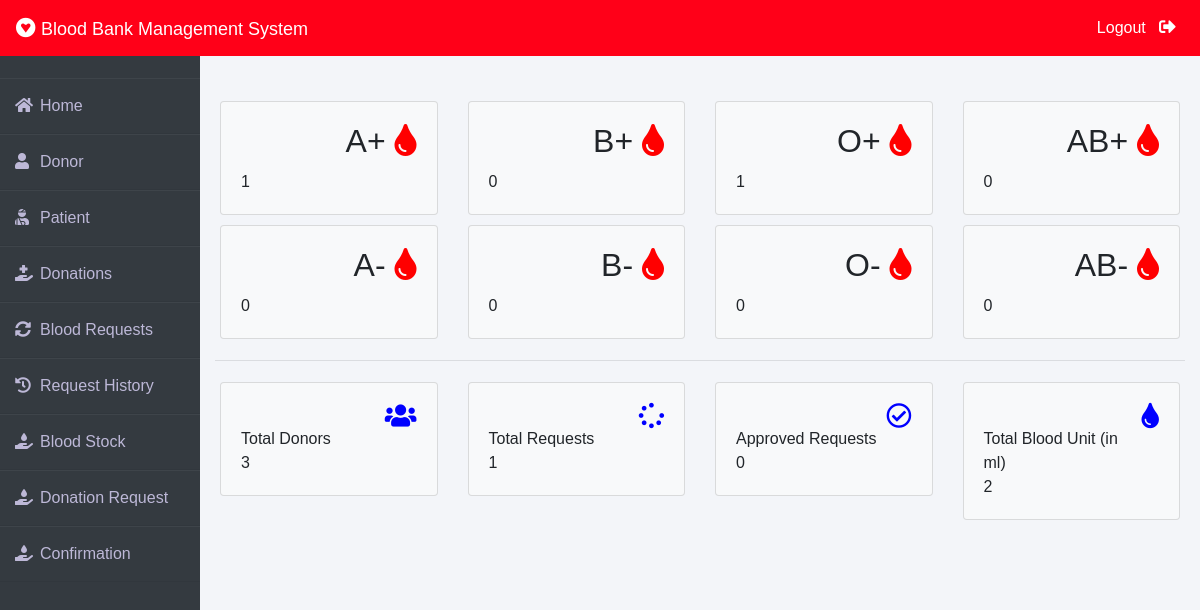
Before: /admin-dashboard (signed in) with the older database file.
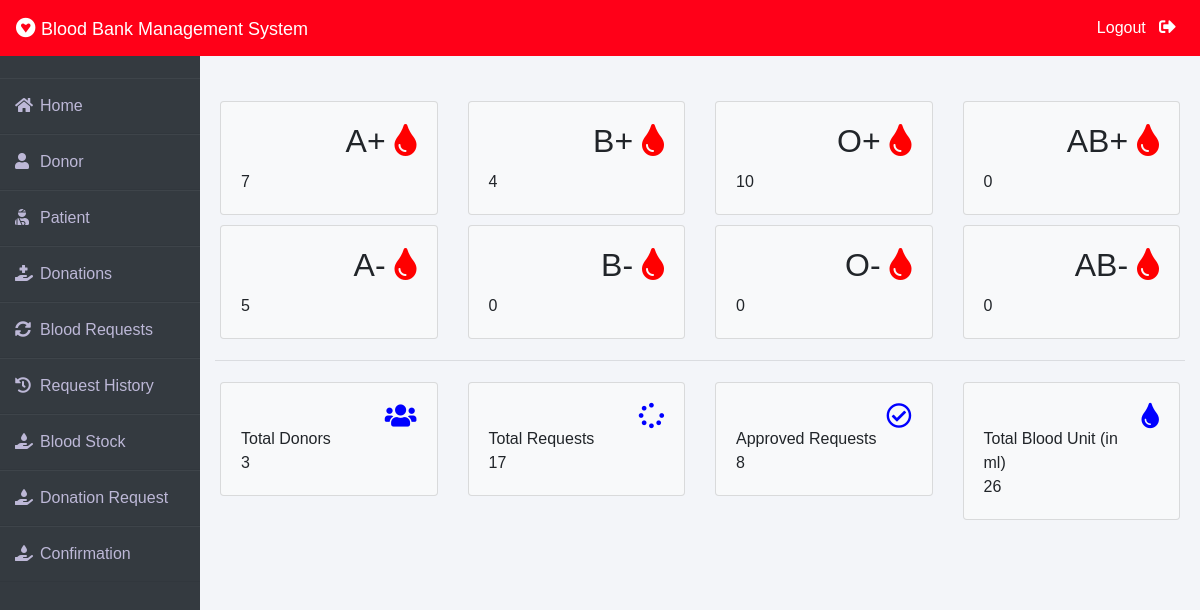
After: the same page with the newer database file.
### blood/models.py (models this page shows, shortened)
class Stock(models.Model):
    bloodgroup = models.CharField(max_length=5, choices=[(blood.value, blood.name) for blood in BloodGroup])
    unit = models.PositiveIntegerField(default=0)

### blood/views.py (the view)
# urls.py: path('admin-dashboard', views.admin_dashboard_view,name='admin-dashboard'),
@login_required(login_url='adminlogin')
def admin_dashboard_view(request):
    totalunit=Stock.objects.aggregate(Sum('unit'))
    dict={
        'A1':Stock.objects.get(bloodgroup="A+"),
        'A2':Stock.objects.get(bloodgroup="A-"),
        'B1':Stock.objects.get(bloodgroup="B+"),
        'B2':Stock.objects.get(bloodgroup="B-"),
        'AB1':Stock.objects.get(bloodgroup="AB+"),
        'AB2':Stock.objects.get(bloodgroup="AB-"),
        'O1':Stock.objects.get(bloodgroup="O+"),
        'O2':Stock.objects.get(bloodgroup="O-"),
        'totaldonors':Donor.objects.all().count(),
        'totalbloodunit':totalunit['unit__sum'],
        'totalrequest':BloodRequest.objects.all().count(),
        'totalapprovedrequest':BloodRequest.objects.all().filter(status='Approved').count()
    }
    return render(request,'blood/admin_dashboard.html',context=dict)

### blood/templates/blood/admin_dashboard.html (shortened to what the changed rows need)
{% extends 'blood/adminbase.html' %}
{% block content %}
<br><br>
<div class="container">
    <div class="row">
        <div class="col-sm-3">
          <div class="card bg-light">
            <div class="card-body">
                <div class="blood">
                    <h2>A+ <i class="fas fa-tint"></i></h2>
                </div><br><br>
                <div>
                    {{A1.unit}}
                </div>
            </div>
          </div>
        </div>
        <div class="col-sm-3">
            <div class="card bg-light">
                <div class="card-body">
                    <div class="blood">
                        <h2>B+ <i class="fas fa-tint"></i></h2>
                    </div><br><br>
                    <div>
                      {{B1.unit}}
                    </div>
                </div>
              </div>
        </div>
        <div class="col-sm-3">
            <div class="card bg-light">
                <div class="card-body">
                    <div class="blood">
                        <h2>O+ <i class="fas fa-tint"></i></h2>
                    </div><br><br>
                    <div>
                      {{O1.unit}}
                    </div>
                </div>
              </div>
          </div>
          <div class="col-sm-3">
            <div class="card bg-light">
                <div class="card-body">
                    <div class="blood">
                        <h2>AB+ <i class="fas fa-tint"></i></h2>
                    </div><br><br>
                </div>
              </div>
          </div>
      </div>
      <div class="row">
        <div class="col-sm-3">
          <div class="card bg-light">
            <div class="card-body">
                <div class="blood">
                    <h2>A- <i class="fas fa-tint"></i></h2>
                </div><br><br>
                <div>
                  {{A2.unit}}
                </div>
            </div>
          </div>
        </div>
        <div class="col-sm-3">
            <div class="card bg-light">
                <div class="card-body">
                    <div class="blood">
                        <h2>B- <i class="fas fa-tint"></i></h2>
                    </div><br><br>
                </div>
              </div>
        </div>
        <div class="col-sm-3">
            <div class="card bg-light">
                <div class="card-body">
                    <div class="blood">
                        <h2>O- <i class="fas fa-tint"></i></h2>
                    </div><br><br>
                </div>
              </div>
          </div>
          <div class="col-sm-3">
            <div class="card bg-light">
                <div class="card-body">
                    <div class="blood">
                        <h2>AB- <i class="fas fa-tint"></i></h2>
                    </div><br><br>
                </div>
              </div>
          </div>
      </div>
    <div class="row">
      <div class="col-sm-3">
          <div class="card bg-light">
              <div class="card-body">
                  <div class="blood">
                      <i class="fas fa-spinner"></i>
                  </div><br>
                  <div>
                      Total Requests <br>
                     {{totalrequest}}
                  </div>
              </div>
            </div>
      </div>
      <div class="col-sm-3">
          <div class="card bg-light">
              <div class="card-body">
                  <div class="blood">
                      <i class="far fa-check-circle"></i>
                  </div><br>
                  <div>
                      Approved Requests <br>
                      {{totalapprovedrequest}}
                  </div>
              </div>
            </div>
        </div>
        <div class="col-sm-3">
          <div class="card bg-light">
              <div class="card-body">
                  <div class="blood">
                      <i class="fas fa-tint xyz"></i>
                  </div><br>
                  <div>
                      Total Blood Unit (in ml) <br>
                      {{totalbloodunit}}
                  </div>
              </div>
            </div>
        </div>
    </div>
</div>
{% endblock content %}

Changed rows visible on the page:
changed Stock (number 1 of 8 on the later page): unit "1" → "7"
changed Stock (number 2 of 8 on the later page): unit "0" → "4"
changed Stock (number 3 of 8 on the later page): unit "1" → "10"
changed Stock (number 5 of 8 on the later page): unit "0" → "5"
Other visible differences:
{{ totalrequest }}: "1" → "17"
{{ totalapprovedrequest }}: "0" → "8"
{{ totalbloodunit }}: "2" → "26"
